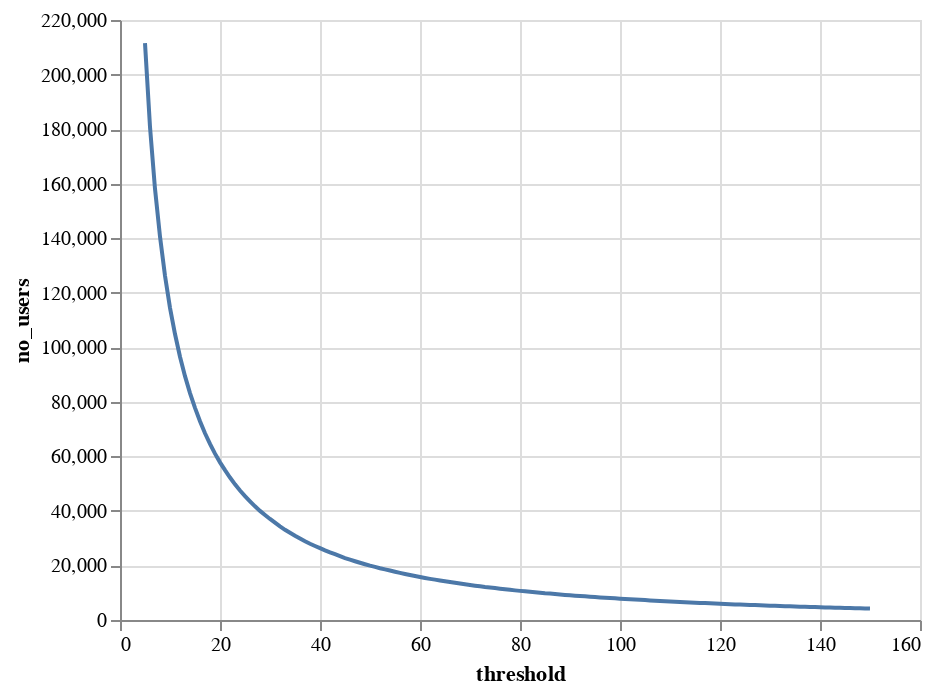

Notebook cell for this chart:
### Code cell
subset_sizes = [(threshold, users.filter(pl.col("total_activity") >= threshold).shape[0]) for threshold in range(5, 151)]

alt.Chart(pd.DataFrame(subset_sizes, columns=["threshold", "no_users"])).mark_line().encode(
    x="threshold",
    y="no_users"
)

### Figure 1 — Vega-Lite specification as saved in the notebook (floating-point values rounded to 4 significant figures; data arrays with more than 128 entries replaced by an {"elided": "..."} marker saying what was removed)
{"config": {"view": {"continuousWidth": 400, "continuousHeight": 300}}, "data": {"name": "data-8366b2df3eaab7dc5910830ef7783647"}, "mark": "line", "encoding": {"x": {"field": "threshold", "type": "quantitative"}, "y": {"field": "no_users", "type": "quantitative"}}, "$schema": "https://vega.github.io/schema/vega-lite/v4.17.0.json", "datasets": {"data-8366b2df3eaab7dc5910830ef7783647": {"elided": "146 records"}}}
